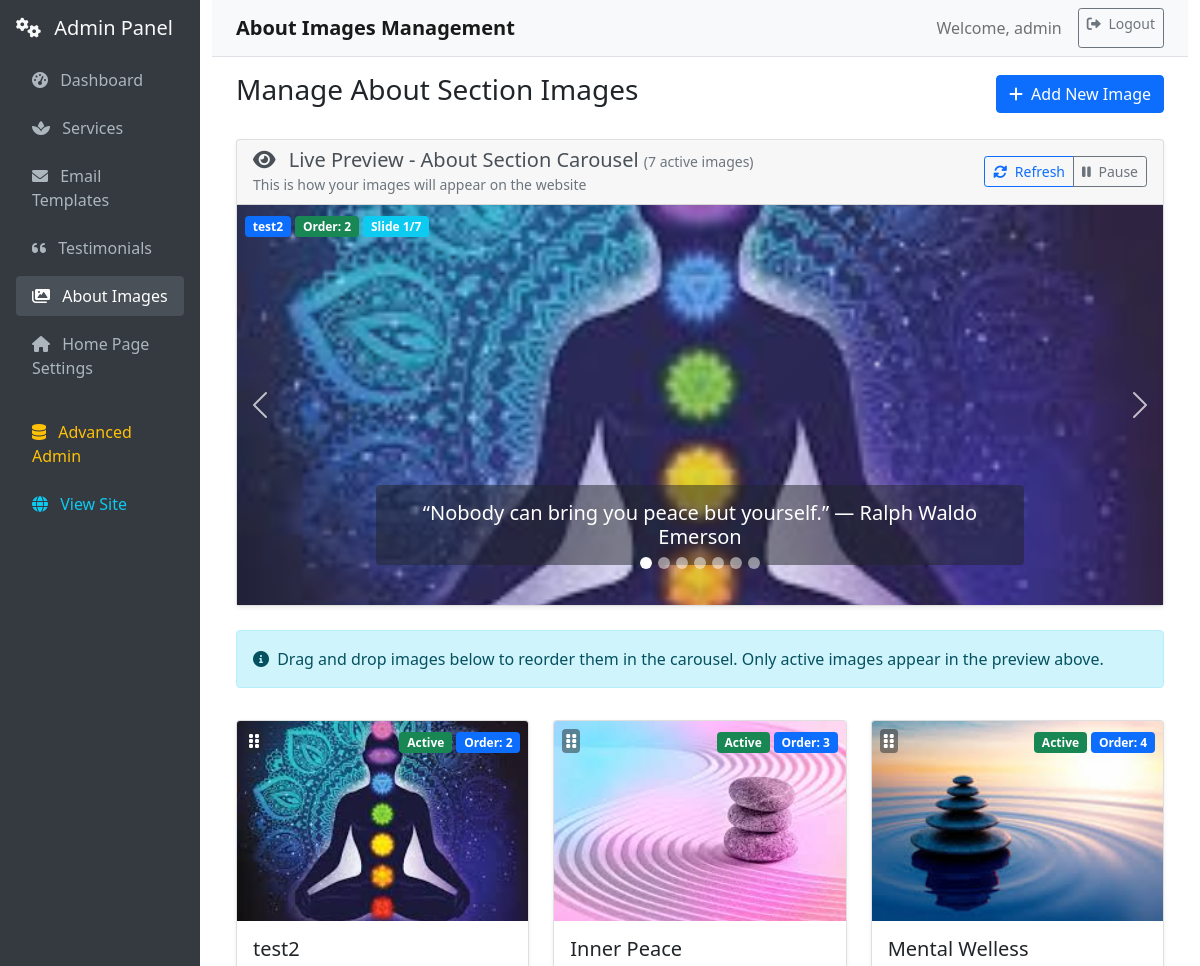
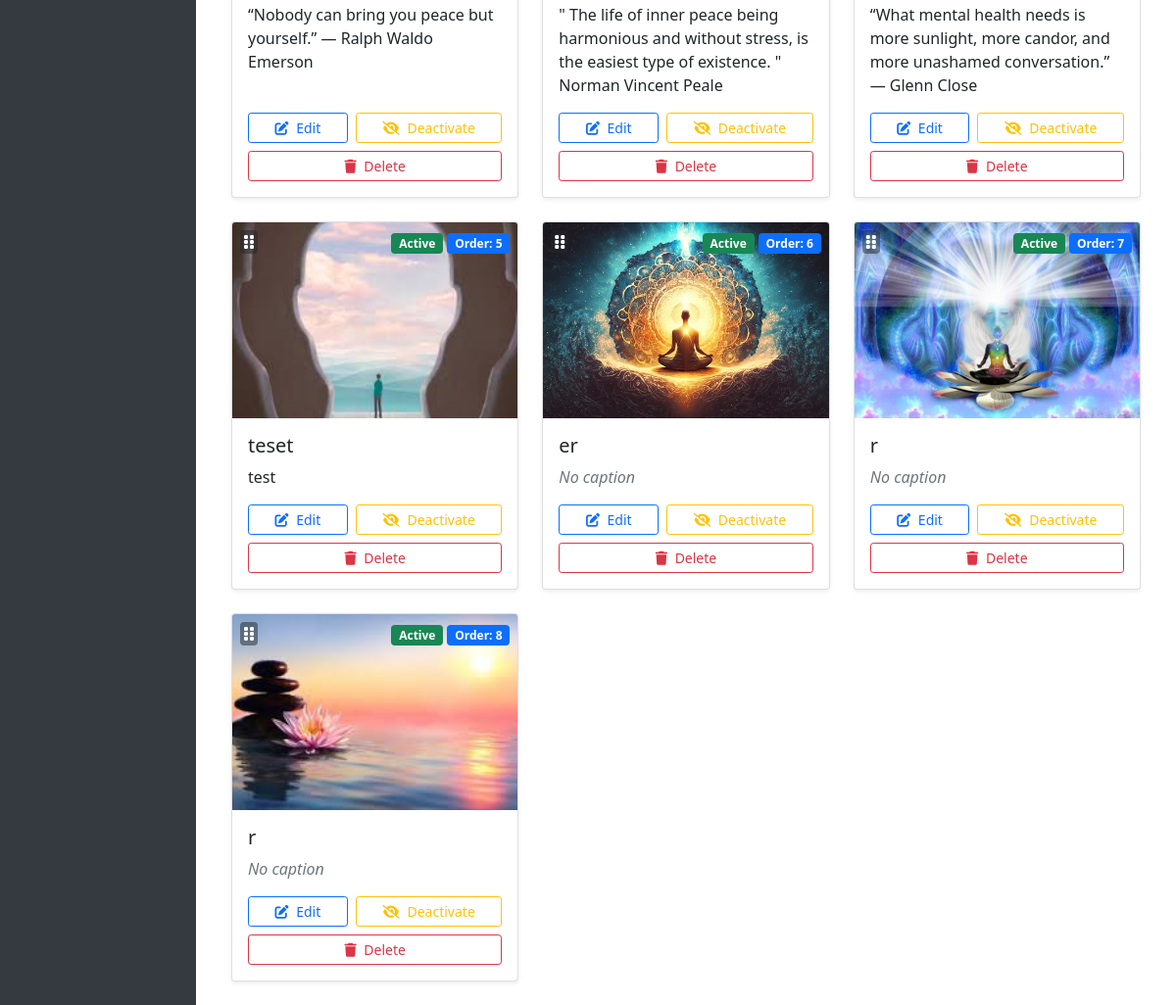
Page /admin/about-images (signed in) on the committed database (2 pictures, top to bottom).
### db/models.py (models this page shows, shortened)
class User(db.Model, UserMixin):
    __tablename__ = 'users'
    id = db.Column(db.Integer, primary_key=True, autoincrement=True)
    is_paid = db.Column(db.Boolean, default=False)
    username = db.Column(db.String(80), nullable=False, unique=True)
    email = db.Column(db.String(120), nullable=False, unique=True)
    password = db.Column(db.String(128), nullable=False)
    role_id = db.Column(db.Integer, db.ForeignKey('roles.id'), nullable=False)
    role = db.relationship('Role', backref=db.backref('users', lazy=True))
    created_at = db.Column(db.DateTime, default=db.func.now())
    updated_at = db.Column(db.DateTime, default=db.func.now(), onupdate=db.func.now())

class AboutImage(db.Model):
    __tablename__ = "about_images"
    id = db.Column(db.Integer, primary_key=True)
    title = db.Column(db.String(100), nullable=False)  # Display title for the image
    caption = db.Column(db.String(255), nullable=True)  # Caption text that appears on the image
    image_path = db.Column(db.String(255), nullable=False)  # Path to the image file
    sort_order = db.Column(db.Integer, nullable=False, default=0)  # Order in the carousel
    is_active = db.Column(db.Boolean, default=True, nullable=False)  # Whether to show this image
    created_at = db.Column(db.DateTime, default=db.func.now())
    updated_at = db.Column(db.DateTime, default=db.func.now(), onupdate=db.func.now())

### routes/admin.py (the view)
@admin_bp.route('/about-images')
@admin_required
def admin_about_images():
    images = AboutImage.query.order_by(AboutImage.sort_order, AboutImage.created_at).all()
    return render_template('admin/about_images.html', images=images)

### templates/admin/about_images.html (shortened to what this page needs)
{% extends "admin/base.html" %}
{% block page_title %}About Images Management{% endblock %}
{% block content %}
<div class="row">
    <div class="col-12">
        <div class="d-flex justify-content-between align-items-center mb-4">
            <h3>Manage About Section Images</h3>
            <a href="{{ url_for('admin_panel.create_about_image') }}" class="btn btn-primary">
                <i class="fas fa-plus me-1"></i>
                Add New Image
            </a>
        </div>
    </div>
</div>
{% if images %}
<div class="row mb-4">
    <div class="col-12">
        <div class="card">
            <div class="card-header d-flex justify-content-between align-items-center">
                <div>
                    <h5 class="mb-0">
                        <i class="fas fa-eye me-2"></i>
                        Live Preview - About Section Carousel
                        {% set active_images = images|selectattr('is_active')|list %}
                        <small class="text-muted">({{ active_images|length }} active images)</small>
                    </h5>
                    <small class="text-muted">This is how your images will appear on the website</small>
                </div>
                <div class="btn-group" role="group">
                    <button type="button" class="btn btn-sm btn-outline-primary" onclick="refreshCarousel()">
                        <i class="fas fa-sync-alt me-1"></i>
                        Refresh
                    </button>
                    <button type="button" class="btn btn-sm btn-outline-secondary" onclick="toggleAutoplay()">
                        <i class="fas fa-pause me-1" id="playIcon"></i>
                        <span id="playText">Pause</span>
                    </button>
                </div>
            </div>
            <div class="card-body p-0">
                <div id="aboutCarouselPreview" class="carousel slide" data-bs-ride="carousel" data-bs-interval="3000">
                    <div class="carousel-inner">
                        {% set active_images = images|selectattr('is_active')|list %}
                        {% if active_images|length > 0 %}
                            {% for image in active_images %}
                            <div class="carousel-item{% if loop.first %} active{% endif %}" data-bs-interval="3000">
                                <div class="position-relative" style="height: 400px; background: linear-gradient(135deg, #667eea 0%, #764ba2 100%);">
                                    <img src="{{ url_for('static', filename=image.image_path) }}"
                                         class="d-block w-100 h-100"
                                         style="object-fit: cover; opacity: 0.8;"
                                         alt="{{ image.title }}"
                                         onload="console.log('Image loaded: {{ image.title }}')">
                                    {% if image.caption %}
                                    <div class="carousel-caption d-block">
                                        <div class="bg-dark bg-opacity-50 rounded p-3">
                                            <h5 class="text-white mb-0">{{ image.caption }}</h5>
                                        </div>
                                    </div>
                                    {% endif %}
                                    <div class="position-absolute top-0 start-0 m-2">
                                        <span class="badge bg-primary">{{ image.title }}</span>
                                        <span class="badge bg-success">Order: {{ image.sort_order }}</span>
                                        <span class="badge bg-info">Slide {{ loop.index }}/{{ active_images|length }}</span>
                                    </div>
                                </div>
                            </div>
                            {% endfor %}
                        {% endif %}
                    </div>
                    <button class="carousel-control-prev" type="button" data-bs-target="#aboutCarouselPreview" data-bs-slide="prev">
                        <span class="carousel-control-prev-icon" aria-hidden="true"></span>
                    </button>
                    <button class="carousel-control-next" type="button" data-bs-target="#aboutCarouselPreview" data-bs-slide="next">
                        <span class="carousel-control-next-icon" aria-hidden="true"></span>
                    </button>
                    <div class="carousel-indicators">
                        {% set active_images = images|selectattr('is_active')|list %}
                        {% for image in active_images %}
                        <button type="button" data-bs-target="#aboutCarouselPreview" data-bs-slide-to="{{ loop.index0 }}"
                                {% if loop.first %}class="active"{% endif %}></button>
                        {% endfor %}
                    </div>
                </div>
            </div>
        </div>
    </div>
</div>
<div class="row">
    <div class="col-12 mb-3">
        <div class="alert alert-info">
            <i class="fas fa-info-circle me-1"></i>
            Drag and drop images below to reorder them in the carousel. Only active images appear in the preview above.
        </div>
    </div>
</div>
<div class="row" id="images-container">
    {% for image in images %}
    <div class="col-md-6 col-lg-4 mb-4" data-image-id="{{ image.id }}" style="cursor: move;">
        <div class="card h-100{% if not image.is_active %} opacity-50{% endif %}">
            <div class="position-relative">
                <img src="{{ url_for('static', filename=image.image_path) }}"
                     class="card-img-top"
                     style="height: 200px; object-fit: cover;"
                     alt="{{ image.title }}">
                <div class="position-absolute top-0 end-0 p-2">
                    {% if image.is_active %}
                    <span class="badge bg-success">Active</span>
                    {% else %}
                    <span class="badge bg-secondary">Inactive</span>
                    {% endif %}
                    <span class="badge bg-primary">Order: {{ image.sort_order }}</span>
                </div>
                <div class="position-absolute top-0 start-0 p-2">
                    <i class="fas fa-grip-vertical text-white bg-dark bg-opacity-50 p-1 rounded"></i>
                </div>
            </div>
            <div class="card-body d-flex flex-column">
                <h5 class="card-title">{{ image.title }}</h5>
                {% if image.caption %}
                <p class="card-text flex-grow-1">{{ image.caption }}</p>
                {% else %}
                <p class="card-text flex-grow-1 text-muted fst-italic">No caption</p>
                {% endif %}
                <div class="mt-auto">
                    <div class="d-flex gap-2 mb-2">
                        <a href="{{ url_for('admin_panel.edit_about_image', image_id=image.id) }}"
                           class="btn btn-outline-primary btn-sm flex-fill">
                            <i class="fas fa-edit me-1"></i>
                            Edit
                        </a>
                        <form method="POST" action="{{ url_for('admin_panel.toggle_about_image_active', image_id=image.id) }}"
                              style="display: inline;" class="flex-fill">
                            <button type="submit" class="btn btn-outline-{% if image.is_active %}warning{% else %}success{% endif %} btn-sm w-100">
                                <i class="fas fa-{% if image.is_active %}eye-slash{% else %}eye{% endif %} me-1"></i>
                                {% if image.is_active %}Deactivate{% else %}Activate{% endif %}
                            </button>
                        </form>
                    </div>
                    <button class="btn btn-outline-danger btn-sm w-100"
                            onclick="confirmDelete({{ image.id }}, '{{ image.title }}')">
                        <i class="fas fa-trash me-1"></i>
                        Delete
                    </button>
                </div>
            </div>
        </div>
    </div>
    {% endfor %}
</div>
{% endif %}
{% endblock %}

### templates/admin/base.html (shortened to what this page needs)
<!DOCTYPE html>
<html lang="en">
<head>
    <link href="https://cdn.jsdelivr.net/npm/bootstrap@5.1.3/dist/css/bootstrap.min.css" rel="stylesheet">
    <link href="https://cdnjs.cloudflare.com/ajax/libs/font-awesome/6.0.0/css/all.min.css" rel="stylesheet">
</head>
<body>
    <div class="container-fluid">
        <div class="row">
            <nav class="col-md-3 col-lg-2 sidebar p-3">
                <div class="mb-3">
                    <h5 class="text-light">
                        <i class="fas fa-cogs me-2"></i>
                        Admin Panel
                    </h5>
                </div>
                <ul class="nav flex-column">
                    <li class="nav-item">
                        <a class="nav-link {% if request.endpoint == 'admin_panel.admin_panel' %}active{% endif %}"
                           href="{{ url_for('admin_panel.admin_panel') }}">
                            <i class="fas fa-tachometer-alt me-2"></i>
                            Dashboard
                        </a>
                    </li>
                    <li class="nav-item">
                        <a class="nav-link {% if request.endpoint == 'admin_panel.admin_services' %}active{% endif %}"
                           href="{{ url_for('admin_panel.admin_services') }}">
                            <i class="fas fa-spa me-2"></i>
                            Services
                        </a>
                    </li>
                    <li class="nav-item">
                        <a class="nav-link {% if request.endpoint == 'admin_panel.admin_emails' %}active{% endif %}"
                           href="{{ url_for('admin_panel.admin_emails') }}">
                            <i class="fas fa-envelope me-2"></i>
                            Email Templates
                        </a>
                    </li>
                    <li class="nav-item">
                        <a class="nav-link {% if request.endpoint == 'admin_panel.admin_testimonials' %}active{% endif %}"
                           href="{{ url_for('admin_panel.admin_testimonials') }}">
                            <i class="fas fa-quote-left me-2"></i>
                            Testimonials
                        </a>
                    </li>
                    <li class="nav-item">
                        <a class="nav-link {% if request.endpoint in ['admin_panel.admin_about_images', 'admin_panel.edit_about_image', 'admin_panel.create_about_image'] %}active{% endif %}"
                           href="{{ url_for('admin_panel.admin_about_images') }}">
                            <i class="fas fa-images me-2"></i>
                            About Images
                        </a>
                    </li>
                    <li class="nav-item">
                        <a class="nav-link {% if request.endpoint == 'admin_panel.admin_settings' %}active{% endif %}"
                           href="{{ url_for('admin_panel.admin_settings') }}">
                            <i class="fas fa-home me-2"></i>
                            Home Page Settings
                        </a>
                    </li>
                    <li class="nav-item mt-3">
                        <a class="nav-link text-warning" href="/admin/">
                            <i class="fas fa-database me-2"></i>
                            Advanced Admin
                        </a>
                    </li>
                    <li class="nav-item">
                        <a class="nav-link text-info" href="{{ url_for('main.home') }}">
                            <i class="fas fa-globe me-2"></i>
                            View Site
                        </a>
                    </li>
                </ul>
            </nav>
            <main class="col-md-9 col-lg-10 main-content">
                <nav class="navbar navbar-expand-lg navbar-light bg-light border-bottom">
                    <div class="container-fluid">
                        <span class="navbar-brand mb-0 h1">
                            {% block page_title %}Admin Panel{% endblock %}
                        </span>
                        <div class="navbar-nav ms-auto">
                            <span class="navbar-text me-3">
                                Welcome, {{ current_user.username }}
                            </span>
                            <a class="btn btn-outline-secondary btn-sm" href="/api/logout" onclick="handleLogout(event)">
                                <i class="fas fa-sign-out-alt me-1"></i>
                                Logout
                            </a>
                        </div>
                    </div>
                </nav>
                <div class="container-fluid mt-3">
                    {% block content %}{% endblock %}
                </div>
            </main>
        </div>
    </div>
</body>
</html>

### rows in the picture
User: username "admin"
AboutImage: image_path (picture), caption "“Nobody can bring you peace but yourself.” — Ralph Waldo Emerson", title "test2", sort_order "2", active_images "7", is_active "Active"
AboutImage: image_path (picture), is_active "Active", sort_order "3", title "Inner Peace", caption "\" The life of inner peace being harmonious and without stress, is the easiest type of existence. \" Norman Vincent Peale"
AboutImage: image_path (picture), is_active "Active", sort_order "4", title "Mental Welless", caption "“What mental health needs is more sunlight, more candor, and more unashamed conversation.” — Glenn Close"
AboutImage: image_path (picture), is_active "Active", sort_order "5", title "teset", caption "test"
AboutImage: image_path (picture), is_active "Active", sort_order "6", title "er", caption "No caption"
AboutImage: image_path (picture), is_active "Active", sort_order "7", title "r", caption "No caption"
AboutImage: image_path (picture), is_active "Active", sort_order "8", title "r", caption "No caption"

### other values in the picture
{{ active_images|length }} "7"
